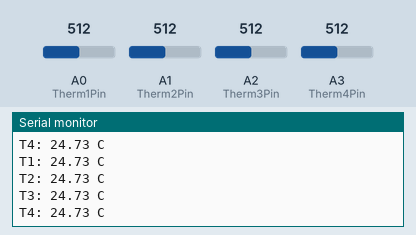
Simulated run of this sketch. Board: Arduino Uno, built with avr-gcc and run on an emulated ATmega328P. On the bench: the last lines printed to the serial monitor. The test bench sets the inputs (shaded band); at power-on: A0 (Therm1Pin) = 512, A1 (Therm2Pin) = 512, A2 (Therm3Pin) = 512, A3 (Therm4Pin) = 512.

Above: at 5.8 s.
5.9 s: A0 (Therm1Pin) set to 716
11.9 s: A1 (Therm2Pin) set to 716
At 16.2 s:
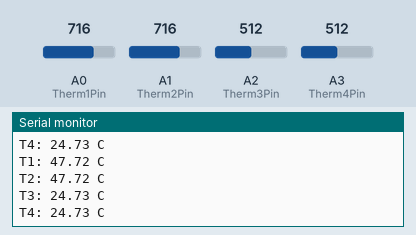
17.9 s: A2 (Therm3Pin) set to 716
At 21.3 s:
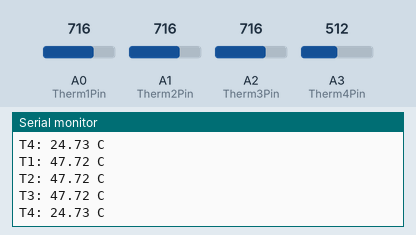
23.9 s: A3 (Therm4Pin) set to 716
At 26.4 s:
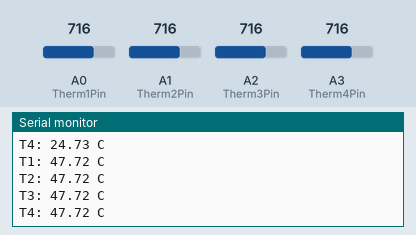
29.9 s: A0 (Therm1Pin) set to 992
35.9 s: A1 (Therm2Pin) set to 992
At 40.7 s:
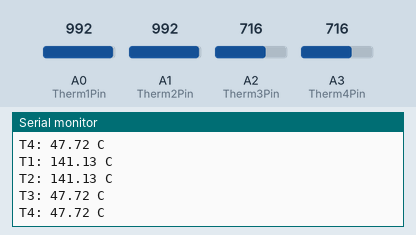
Timing chart, 0 to 42.2 s (numbered marks = the images above; inputs shaded):
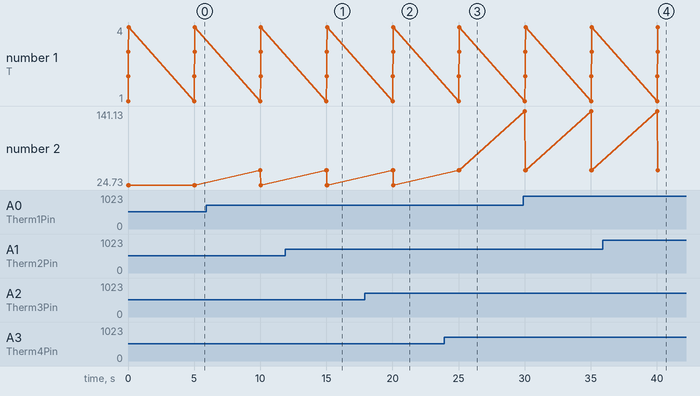

The sketch:

Thermistor_code_2024_05-15.ino
```cpp
int Therm1Pin = 0;
int Therm2Pin = 1;
int Therm3Pin = 2;
int Therm4Pin = 3;

int V1, V2, V3, V4;
float R = 10000;
float logR1, R1, T1, T1c, logR2, R2, T2, T2c, logR3, R3, T3, T3c, logR4, R4, T4, T4c;
float c1 = 1.009249522e-03, c2 = 2.378405444e-04, c3 = 2.019202697e-07;

void setup() {
Serial.begin(9600);
}

void loop() {

  V1 = analogRead(Therm1Pin);
  //Serial.print("V1 ");
  //Serial.print(V1);
  R1 = R * (1023.0 / (float)V1 - 1.0); //therm1 res
  logR1 = log(R1);
  T1 = (1.0 / (c1 + c2*logR1 + c3*logR1*logR1*logR1));
  T1c = T1 - 273.15;

  V2 = analogRead(Therm2Pin);
  //Serial.print("V2 ");
  //Serial.print(V2);
  R2 = R * (1023.0 / (float)V2 - 1.0); //therm2 res
  logR2 = log(R2);
  T2 = (1.0 / (c1 + c2*logR2 + c3*logR2*logR2*logR2));
  T2c = T2 - 273.15;

  V3 = analogRead(Therm3Pin);
  //Serial.print("V3 ");
  //Serial.print(V3);
  R3 = R * (1023.0 / (float)V3 - 1.0); //therm3 res
  logR3 = log(R3);
  T3 = (1.0 / (c1 + c2*logR3 + c3*logR3*logR3*logR3));
  T3c = T3 - 273.15;

  V4 = analogRead(Therm4Pin);
  //Serial.print("V4 ");
  //Serial.print(V4);
  R4 = R * (1023.0 / (float)V4 - 1.0); //therm4 res
  logR4 = log(R4);
  T4 = (1.0 / (c1 + c2*logR4 + c3*logR4*logR4*logR4));
  T4c = T4 - 273.15;


  Serial.print("T1: ");
  Serial.print(T1c);
  Serial.println(" C");

  Serial.print("T2: ");
  Serial.print(T2c);
  Serial.println(" C");

  Serial.print("T3: ");
  Serial.print(T3c);
  Serial.println(" C");

  Serial.print("T4: ");
  Serial.print(T4c);
  Serial.println(" C");


  delay(5000);
}
```

Measured:
- after the input at 11.9 s, the serial monitor: prints a new line after 3.1 s (image 1)
- after the input at 17.9 s, the serial monitor: prints a new line after 2.1 s (image 2)
- after the input at 23.9 s, the serial monitor: prints a new line after 1.2 s (image 3)
- after the input at 35.9 s, the serial monitor: prints a new line after 4.1 s (image 4)
